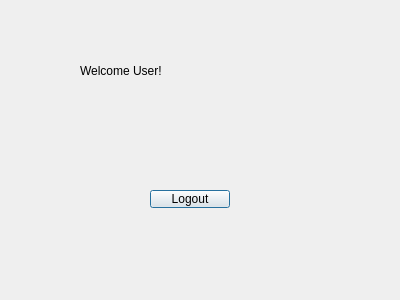
<?xml version="1.0" encoding="UTF-8"?>
<ui version="4.0">
 <class>Dialog</class>
 <widget class="QDialog" name="Dialog">
  <property name="geometry">
   <rect>
    <x>0</x>
    <y>0</y>
    <width>400</width>
    <height>300</height>
   </rect>
  </property>
  <property name="windowTitle">
   <string>Dialog</string>
  </property>
  <widget class="QLabel" name="label">
   <property name="geometry">
    <rect>
     <x>80</x>
     <y>20</y>
     <width>241</width>
     <height>101</height>
    </rect>
   </property>
   <property name="text">
    <string>Welcome User!</string>
   </property>
   <property name="margin">
    <number>0</number>
   </property>
   <property name="indent">
    <number>-1</number>
   </property>
  </widget>
  <widget class="QPushButton" name="LO_pb">
   <property name="geometry">
    <rect>
     <x>150</x>
     <y>190</y>
     <width>80</width>
     <height>18</height>
    </rect>
   </property>
   <property name="text">
    <string>Logout</string>
   </property>
  </widget>
 </widget>
 <resources/>
 <connections/>
</ui>
